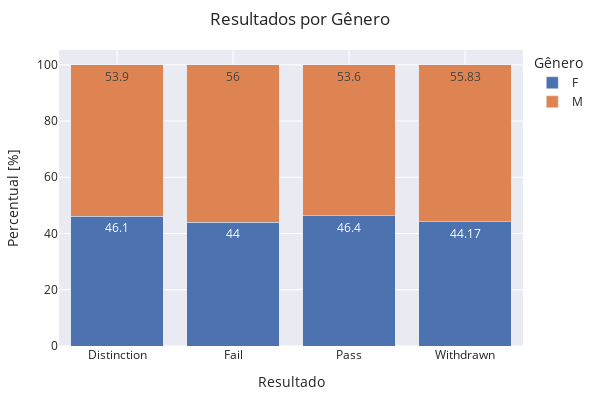

Here is the notebook cell this chart was saved with:
### Markdown cell above
## Relação gẽnero e o resultado final

### Code cell
df = studentInfo.groupby(['gender', 'final_result']).agg({'id_student':'count'}).reset_index().\
    rename(columns={"gender": "Genero", "final_result": 'Resultado','id_student': 'Qtde'})

df['Percentual'] = df.apply(lambda x:  round(100 * (x['Qtde'] / df[df['Resultado'] == x['Resultado']]['Qtde'].sum()),2), axis=1)

fig = px.bar(df, x="Resultado", y="Percentual", text="Percentual", color="Genero",
            hover_data=['Percentual'], barmode = 'stack', template="seaborn")

fig.update_layout(
    margin=dict(l=20, r=50, t=50, b=20),
    title = 'Resultados por Gênero',
    xaxis_title="Resultado",
    yaxis_title="Percentual [%]",
    legend_title="Gênero",
    width=600, 
    height=400,
    uniformtext_minsize=10, 
    uniformtext_mode='hide',
)
fig.show()

### Figure 1 — Plotly figure (JSON) as saved in the notebook; plotly's stock layout.template omitted (floating-point values rounded to 4 significant figures)
{"data": [{"alignmentgroup": "True", "hovertemplate": "Genero=F<br>Resultado=%{x}<br>Percentual=%{text}<extra></extra>", "legendgroup": "F", "marker": {"color": "rgb(76,114,176)", "pattern": {"shape": ""}}, "name": "F", "offsetgroup": "F", "orientation": "v", "showlegend": true, "text": [46.1, 44, 46.4, 44.17], "textposition": "auto", "type": "bar", "x": ["Distinction", "Fail", "Pass", "Withdrawn"], "xaxis": "x", "y": [46.1, 44, 46.4, 44.17], "yaxis": "y"}, {"alignmentgroup": "True", "hovertemplate": "Genero=M<br>Resultado=%{x}<br>Percentual=%{text}<extra></extra>", "legendgroup": "M", "marker": {"color": "rgb(221,132,82)", "pattern": {"shape": ""}}, "name": "M", "offsetgroup": "M", "orientation": "v", "showlegend": true, "text": [53.9, 56, 53.6, 55.83], "textposition": "auto", "type": "bar", "x": ["Distinction", "Fail", "Pass", "Withdrawn"], "xaxis": "x", "y": [53.9, 56, 53.6, 55.83], "yaxis": "y"}], "layout": {"barmode": "stack", "height": 400, "legend": {"title": {"text": "Gênero"}, "tracegroupgap": 0}, "margin": {"b": 20, "l": 20, "r": 50, "t": 50}, "title": {"text": "Resultados por Gênero"}, "uniformtext": {"minsize": 10, "mode": "hide"}, "width": 600, "xaxis": {"anchor": "y", "domain": [0, 1], "title": {"text": "Resultado"}}, "yaxis": {"anchor": "x", "domain": [0, 1], "title": {"text": "Percentual [%]"}}}}
